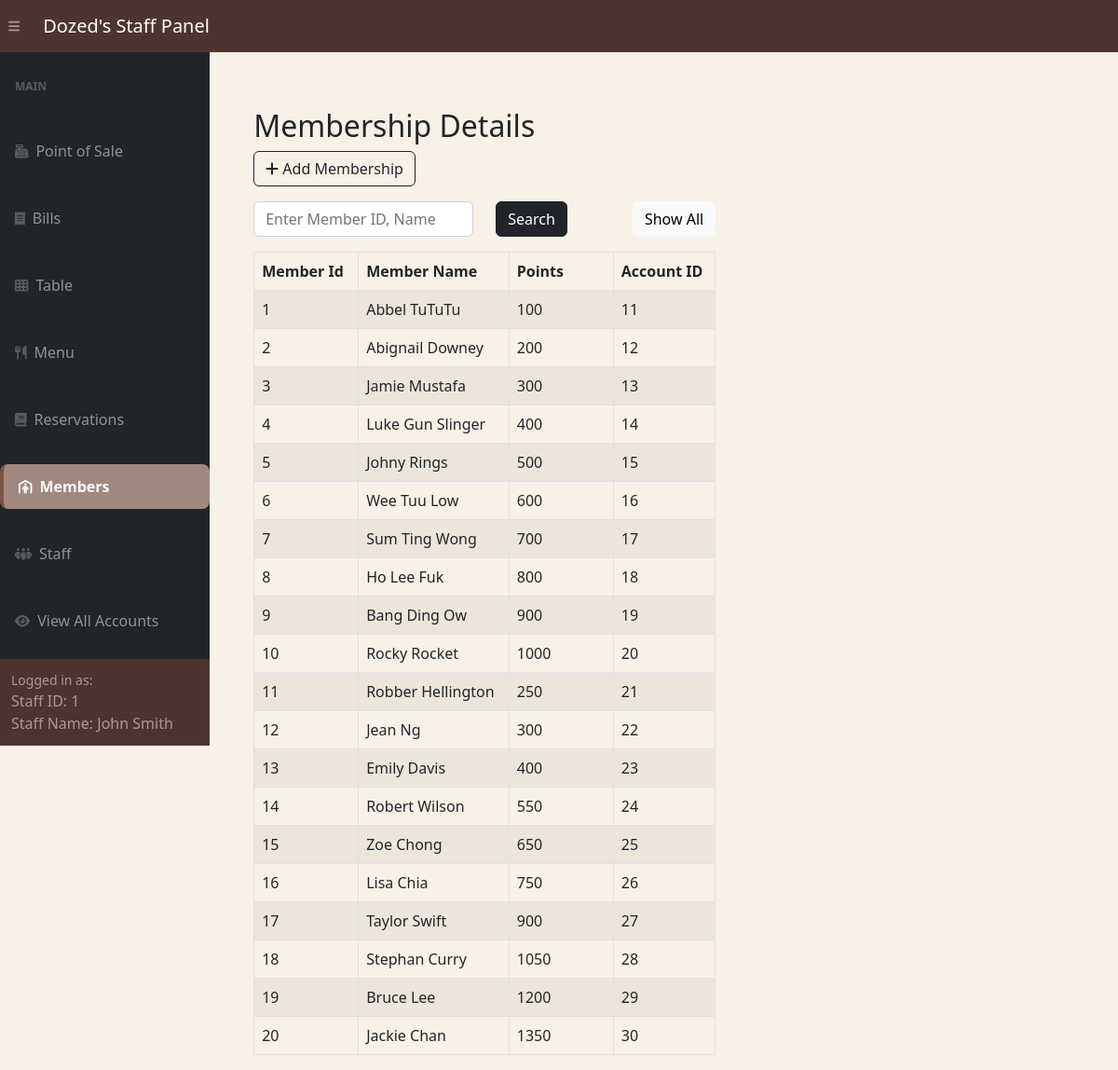
The app's page /adminSide/panel/customer-panel.php (signed in) with its own data.
### tables this page shows
CREATE TABLE IF NOT EXISTS Memberships (
  member_id INT PRIMARY KEY AUTO_INCREMENT,
  member_name VARCHAR(255),
  points INT,
  account_id INT,
  FOREIGN KEY (account_id ) REFERENCES Accounts(account_id )
);

### adminSide/panel/customer-panel.php (the view, shortened to what this page needs)
<?php include '../inc/dashHeader.php'; ?>
<div class="wrapper">
    <div class="container-fluid pt-5 pl-600">
        <div class="row">
            <div class="m-50">
                <div class="mt-5 mb-3">
                    <h2 class="pull-left">Membership Details</h2>
                    <a href="../customerCrud/createCust.php" class="btn btn-outline-dark"><i class="fa fa-plus"></i> Add Membership</a>
                </div>
                <div class="mb-3">
                    <form method="POST" action="#">
                        <div class="row">
                            <div class="col-md-6">
                                <input required type="text" id="search" name="search" class="form-control" placeholder="Enter Member ID, Name">
                            </div>
                            <div class="col-md-3">
                                <button type="submit" class="btn btn-dark">Search</button>
                            </div>
                            <div class="col" style="text-align: right;" >
                                <a href="customer-panel.php" class="btn btn-light">Show All</a>
                            </div>
                        </div>
                    </form>
                </div>
                <?php
                require_once "../config.php";
                if (isset($_POST['search'])) {
                    if (!empty($_POST['search'])) {
                        $search = $_POST['search'];
                        $sql = "SELECT * FROM Memberships WHERE member_name LIKE '%$search%' OR member_id = '$search'ORDER BY member_id";
                    } else {
                        $sql = "SELECT * FROM Memberships ORDER BY member_id";
                    }
                } else {
                     $sql = "SELECT * FROM Memberships ORDER BY member_id";
                }
                if ($result = mysqli_query($link, $sql)) {
                    if (mysqli_num_rows($result) > 0) {
                        echo '<table class="table table-bordered table-striped">';
                        echo "<thead>";
                        echo "<tr>";
                        echo "<th style='width:7em;'>Member Id</th>";
                        echo "<th>Member Name</th>";
                        echo "<th style='width:7em;'>Points</th>";
                        echo "<th>Account ID</th>";
                        echo "</tr>";
                        echo "</thead>";
                        echo "<tbody>";
                        while ($row = mysqli_fetch_array($result)) {
                            echo "<tr>";
                            echo "<td>" . $row['member_id'] . "</td>";
                            echo "<td>" . $row['member_name'] . "</td>";
                            echo "<td>" . $row['points'] . "</td>";
                            echo "<td>" . $row['account_id'] . "</td>";
                            echo "</tr>";
                        }
                        echo "</tbody>";
                        echo "</table>";
                    } else {
                        echo '<div class="alert alert-danger"><em>No records were found.</em></div>';
                    }
                } else {
                    echo "Oops! Something went wrong. Please try again later.";
                }
                ?>
            </div>
        </div>
    </div>
</div>
<?php include '../inc/dashFooter.php'; ?>

### adminSide/inc/dashHeader.php (style rules this page uses)
body { margin: 0; font-family: 'Segoe UI', Tahoma, Geneva, Verdana, sans-serif; background-color: #f8f1e7; }

### adminSide/panel/customer-panel.php (style rules this page uses)
.wrapper { width: 60%; padding-left: 200px; padding-top: 20px }

### records on screen
memberships: member_id "1", member_name "Abbel TuTuTu", points "100", account "11"
memberships: member_id "2", member_name "Abignail Downey", points "200", account "12"
memberships: member_id "3", member_name "Jamie Mustafa", points "300", account "13"
memberships: member_id "4", member_name "Luke Gun Slinger", points "400", account "14"
memberships: member_id "5", member_name "Johny Rings", points "500", account "15"
memberships: member_id "6", member_name "Wee Tuu Low", points "600", account "16"
memberships: member_id "7", member_name "Sum Ting Wong", points "700", account "17"
memberships: member_id "8", member_name "Ho Lee Fuk", points "800", account "18"
memberships: member_id "9", member_name "Bang Ding Ow", points "900", account "19"
memberships: member_id "10", member_name "Rocky Rocket", points "1000", account "20"
memberships: member_id "11", member_name "Robber Hellington", points "250", account "21"
memberships: member_id "12", member_name "Jean Ng", points "300", account "22"
memberships: member_id "13", member_name "Emily Davis", points "400", account "23"
memberships: member_id "14", member_name "Robert Wilson", points "550", account "24"
memberships: member_id "15", member_name "Zoe Chong", points "650", account "25"
memberships: member_id "16", member_name "Lisa Chia", points "750", account "26"
memberships: member_id "17", member_name "Taylor Swift", points "900", account "27"
memberships: member_id "18", member_name "Stephan Curry", points "1050", account "28"
memberships: member_id "19", member_name "Bruce Lee", points "1200", account "29"
memberships: member_id "20", member_name "Jackie Chan", points "1350", account "30"

### other values on screen
$_SESSION['logged_account_id'] "1"
$_SESSION['logged_staff_name'] "John Smith"
